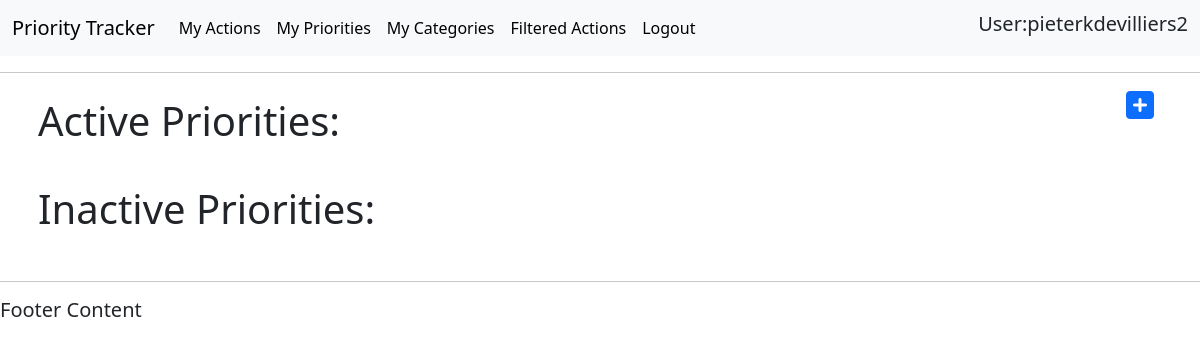
The app's page /priorities/ (signed in), older data.
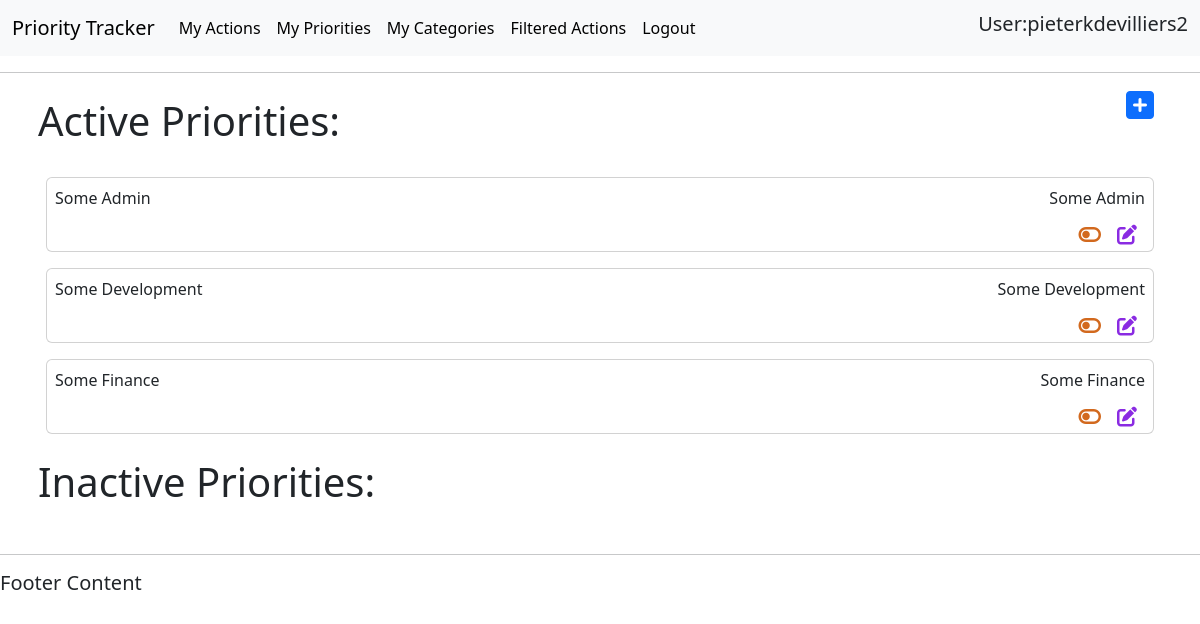
The same page, newer data.
### actions/models.py (models this page shows, shortened)
class Priority(models.Model):
    title = models.CharField(max_length=50, null=False, blank=False)
    description = models.CharField(max_length=150)
    activeStatus = models.BooleanField(null=False, blank=False, default=True)
    category = models.ForeignKey(
        Category, on_delete=models.CASCADE, null=True, blank=True)
    user = models.ForeignKey(
        settings.AUTH_USER_MODEL, on_delete=models.CASCADE, related_name="priorities", null=True)

### actions/views.py (the view)
# urls.py: path('priorities/', views.get_priorities_list, name='get_priorities_list'),
@login_required(login_url='login')
def get_priorities_list(request):
    current_user = request.user
    user_id = current_user.id
    username = current_user.username
    priorities = Priority.objects.filter(user=current_user)
    context = {
        "username": username,
        "user_id": user_id,
        "priorities": priorities
    }
    return render(request, 'actions/priorities_list.html', context)

### actions/templates/actions/priorities_list.html (shortened to what this page needs)
{% extends 'actions/main.html' %}
{% block content %}
<body>
    <div class="container d-flex p-2 justify-content-between flex-row bd-highlight">
        <h1>Active Priorities:</h1>
        <a class="fa-solid fa-2xl p-2 fa-square-plus" role="button" href="/add-priority/"></a>
    </div>
    <div class="container d-flex p-2 flex-column bd-highlight">
        {% for priority in user.priorities.all %}
        {% if priority.activeStatus == True %}
        <div class="d-flex p-2 flex-column bd-highlight">
            <div class="p-2 card bd-highlight">
                <div class="d-flex justify-content-between flex-row bd-highlight">
                    <p class="bd-highlight">{{ priority.title }}</p>
                    <p class="bd-highlight">{{ priority.description }}</p>
                </div>
                <div class="icon-outer-container">
                    <div class="icon-container d-flex justify-content-end">
                        <div class="d-flex justify-content-end col-12">
                            <a class="fa-solid fa-lg p-2 fa-toggle-off" role="button" href="{% url 'priority_active_status' priority.id %}"></a>
                            <a class="fa-solid fa-lg p-2 fa-pen-to-square" role="button" href="{% url 'update_priority' priority.id %}"></a>
                        </div>
                    </div>
                </div>
            </div>
        </div>
    {% endif %}
    {% endfor %}
    </div>
    <div class="container d-flex p-2 justify-content-between flex-row bd-highlight">
        <h1>Inactive Priorities:</h1>
    </div>
    <div class="container d-flex p-2 flex-column bd-highlight">
    </div>
</body>
{% endblock %}

Row changes from the older to the newer data that the page shows:
added Priority: title "Some Admin", description "Some Admin"
added Priority: title "Some Development", description "Some Development"
added Priority: title "Some Finance", description "Some Finance"
